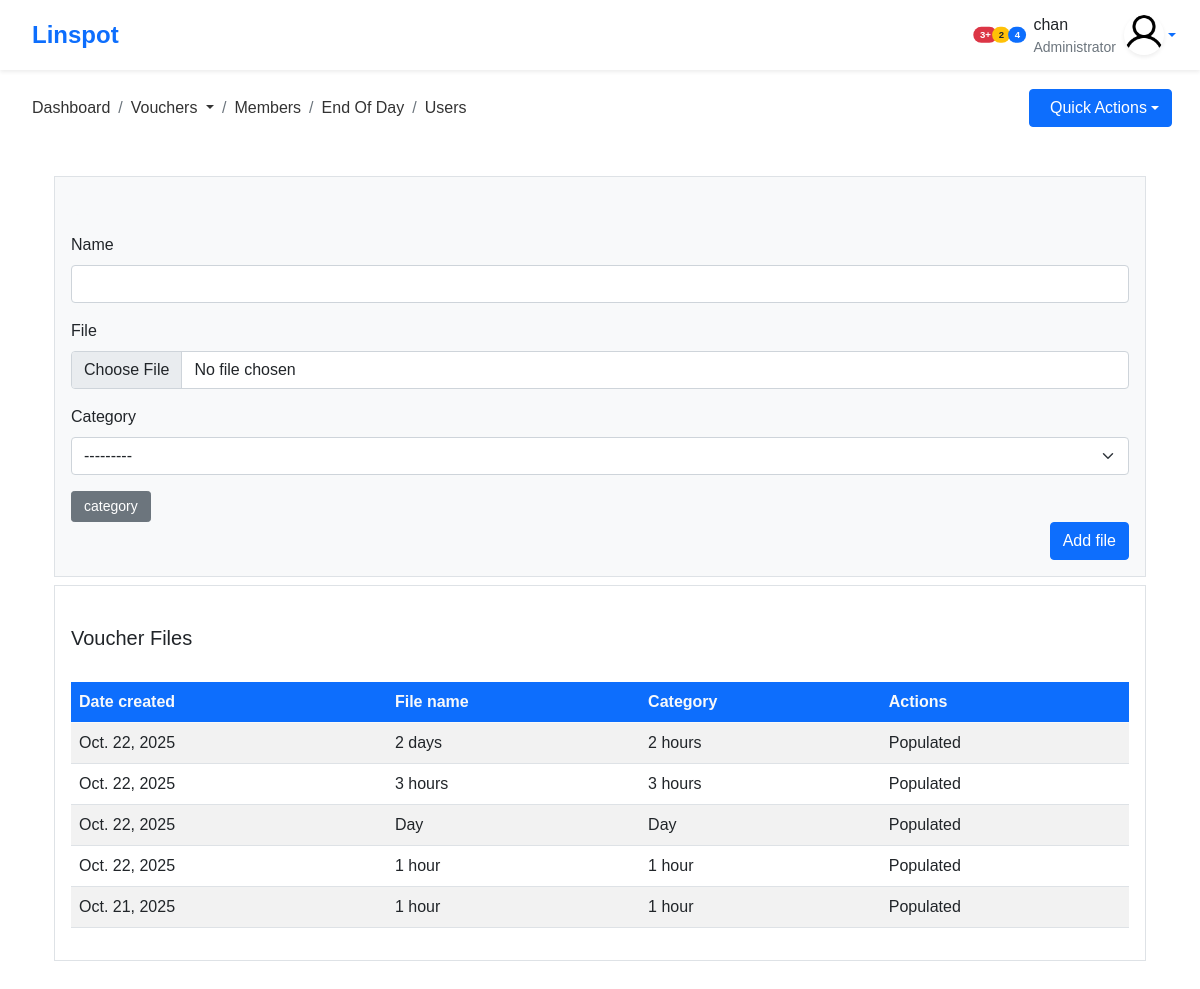
The app's page /vouchers/voucherFiles/ (signed in) with its own data.
### users/models.py (models this page shows, shortened)
class User(AbstractUser):
    username = models.CharField(max_length=32, unique=True)
    image = models.ImageField(upload_to='profiles', default='profiles/user.png')
    position = models.CharField(choices = choices, default='staff', max_length=20)
    USERNAME_FIELD = 'username'
    REQUIRED_FIELDS = []

### vouchers/models.py (models this page shows, shortened)
class VoucherCategory(models.Model):
    name = models.CharField(max_length=50)
    class Meta:
        verbose_name = _("VoucherCategory")
        verbose_name_plural = _("VoucherCategories")
    def __str__(self):
        return self.name

class VoucherFile(models.Model):
    user = models.ForeignKey("users.User", on_delete=models.CASCADE)
    name = models.CharField(max_length=50)
    file = models.FileField(upload_to='vouchers', max_length=100)
    category = models.ForeignKey("vouchers.VoucherCategory", on_delete=models.CASCADE)
    date_created = models.DateField(auto_now_add=True)
    status = models.CharField(max_length=50, default='not populated')
    class Meta:
        ordering = ['-date_created']
        verbose_name = _("VoucherFile")
        verbose_name_plural = _("VoucherFiles")

### vouchers/views.py (the view, shortened to what this page needs)
# urls.py: path("voucherFiles/", views.voucherFiles,  name="voucherFiles"),
@login_required(login_url='/users/login/')
def voucherFiles(request):
    files = VoucherFile.objects.all()
    form = AddVoucherFileForm()
    return render(request, 'vouchers/vouchers.html', {
        'voucherFiles': files,
        'form': form
    })

### vouchers/forms.py
class AddVoucherFileForm(ModelForm):
    class Meta:
        model = VoucherFile
        fields = ('name', 'file', 'category')

### templates/vouchers/vouchers.html (shortened to what this page needs)
{% extends 'base.html' %}
{% load static %}
{% load crispy_forms_filters %}
{% load crispy_forms_tags%}
{% block content %}
<div class="voucher-file">
    <div class="row">
        <div class="col-12 mt-5">
            <div class="content container">
                <div class="add-voucher border p-3 bg-light">
                    <h5 class="mt-2 text-light">Add voucher file</h5>
                    <form method="post" enctype="multipart/form-data" class="mt-2">
                        {{form | crispy}}
                        <div class="add-category">
                            <button class="btn btn-secondary btn-sm d-flex align-items-center" type='button' id="modalBtn">
                                <span class='px-1'>category</span>
                            </button>
                        </div>
                        <div class="d-flex justify-content-end">
                            <button class="btn btn-primary">Add file</button>
                        </div>
                    </form>
                </div>
                <div class="add-voucher border p-3 mt-2">
                    <h5 class='py-4'>Voucher Files</h5>
                    <table class="table table-striped table-hover file-table">
                        <thead class='bg-primary text-light' style="position: sticky; top: 0">
                            <th>Date created</th>
                            <th>File name</th>
                            <th>Category</th>
                            <th>Actions</th>
                        </thead>
                        <tbody>
                            {% for file in voucherFiles %}
                                <tr>
                                    <td>{{file.date_created}}</td>
                                    <td>{{file.name}}</td>
                                    <td>{{file.category}}</td>
                                    <td>
                                        {% if file.status != 'populated' %}
                                            <span><a href="{% url 'vouchers:populateVouchers' file.id %}" style="color:#fff !important" class="btn btn-info">Populate</a></span>
                                        {% else %}
                                            <span>Populated</span>
                                        {% endif %}
                                    </td>
                                </tr>
                            {% endfor %}
                        </tbody>
                    </table>
            </div>
                </div>
        </div>
    </div>
</div>
{% endblock content %}

### templates/base.html (shortened to what this page needs)
{% load static %}
<!DOCTYPE html>
<html lang="en">
<head>
    <link rel="stylesheet" href="https://cdn.jsdelivr.net/npm/boxicons@latest/css/boxicons.min.css">
    <link rel="stylesheet" type="text/css" href="https://cdn.jsdelivr.net/npm/toastify-js/src/toastify.min.css">
    <link href="https://cdnjs.cloudflare.com/ajax/libs/font-awesome/6.4.0/css/all.min.css" rel="stylesheet">
    <link rel="stylesheet" href="{% static 'bootstrap/css/bootstrap.min.css' %}">
    <link rel="stylesheet" href="{% static 'sass/main.css' %}">
    <link rel="stylesheet" href="{% static 'assets/plugins/select2/dist/css/select2.min.css' %}">
</head>
<body id="body-pd">
    <header class="header sticky-top bg-white shadow-sm d-flex align-items-center justify-content-between px-4"
        id="header" style="height: 70px;">
        <div class="d-flex align-items-center">
            <a href="{% url 'dashboard' %}" class="text-decoration-none">
                <div class="d-flex align-items-center">
                    <h4 class="mb-0 fw-bold text-primary">Linspot</h4>
                </div>
            </a>
        </div>
        <div class="d-flex align-items-center">
            <div class="dropdown mx-2">
                <a href="#" class="position-relative text-dark" id="notificationDropdown" data-bs-toggle="dropdown"
                    aria-expanded="false">
                    <span class="position-absolute top-0 start-100 translate-middle badge rounded-pill bg-danger"
                        style="font-size: 0.6rem;">
                        3+
                    </span>
                </a>
            </div>
            <div class="dropdown mx-2">
                <a href="#" class="position-relative text-dark" id="alertsDropdown" data-bs-toggle="dropdown"
                    aria-expanded="false">
                    <span
                        class="position-absolute top-0 start-100 translate-middle badge rounded-pill bg-warning text-dark"
                        style="font-size: 0.6rem;">
                        2
                    </span>
                </a>
            </div>
            <div class="dropdown mx-2">
                <a href="#" class="position-relative text-dark" id="messagesDropdown" data-bs-toggle="dropdown"
                    aria-expanded="false">
                    <span class="position-absolute top-0 start-100 translate-middle badge rounded-pill bg-primary"
                        style="font-size: 0.6rem;">
                        4
                    </span>
                </a>
            </div>
            <div class="dropdown ms-2">
                <a href="#" class="d-flex align-items-center text-decoration-none dropdown-toggle" id="userDropdown"
                    data-bs-toggle="dropdown" aria-expanded="false">
                    <div class="me-2 d-none d-sm-block">
                        <p class="mb-0 fw-semibold text-dark">{{request.user.username}}</p>
                        <p class="mb-0 text-muted small">Administrator</p>
                    </div>
                    <div class="header_img rounded-circle overflow-hidden shadow-sm" style="width: 40px; height: 40px;">
                        <img src="{{request.user.image.url}}" alt="User" class="img-fluid">
                    </div>
                </a>
            </div>
        </div>
    </header>
    <div class="py-4">
        <div class="container-fluid py-3">
            <div class="d-flex justify-content-between align-items-center">
                <div>
                    <nav aria-label="breadcrumb" class="px-0">
                        <ol class="breadcrumb mb-0 py-2">
                            <li class="breadcrumb-item">
                                <a href="{% url 'dashboard' %}" class="text-decoration-none">
                                    Dashboard
                                </a>
                            </li>
                            <li class="breadcrumb-item dropdown">
                                <a class="dropdown-toggle text-decoration-none" href="#" id="voucherDropdown"
                                    role="button" data-bs-toggle="dropdown" aria-expanded="false">
                                    Vouchers
                                </a>
                            </li>
                            <li class="breadcrumb-item">
                                <a href="{% url 'users:users' %}" class="text-decoration-none">Members</a>
                            </li>
                            <li class="breadcrumb-item">
                                <a href="{% url 'finance:end_of_day' %}" class="text-decoration-none">End Of Day</a>
                            </li>
                            <li class="breadcrumb-item">
                                <a href="{% url 'users:users' %}" class="text-decoration-none">Users</a>
                            </li>
                        </ol>
                    </nav>
                </div>
                <div class="d-flex align-items-center">
                    <div class="dropdown">
                        <button class="btn btn-primary dropdown-toggle d-flex align-items-center" type="button"
                            id="quickActionsDropdown" data-bs-toggle="dropdown" aria-expanded="false">
                             Quick Actions
                        </button>
                    </div>
                </div>
            </div>
            {% block content %}{% endblock content %}
        </div>
    </div>
</body>
</html>

### static/sass/main.css (style rules this page uses)
body { font-family: "Montserrat", sans-serif !important; }
:root { --header-height: 3rem; --nav-width: 68px; --first-color: #4723D9; --first-color-light: #AFA5D9; --white-color: #F7F6FB; --body-font: "Nunito", sans-serif; --normal-font-size: 1rem; --z-fixed: 100; }
body { position: relative; margin: var(--header-height) 0 0 0; padding: 0 1rem; font-family: var(--body-font); font-size: var(--normal-font-size); transition: 0.5s; }
a { text-decoration: none; }
.header { width: 100%; height: var(--header-height); position: fixed; top: 0; left: 0; display: flex; align-items: center; justify-content: space-between; padding: 0 1rem; background-color: var(--white-color); z-index: var(--z-fixed); transition: 0.5s; }
.header_img { width: 35px; height: 35px; display: flex; justify-content: center; border-radius: 50%; overflow: hidden; }
.header_img img { width: 40px; }
.breadcrumb { margin-bottom: -43px; }
.breadcrumb a { color: #333 !important; }

### records on screen
User: user.username "chan", user.image (placeholder picture)
VoucherFile: date_created "Oct. 22, 2025", name "2 days", category "2 hours", status "Populated"
VoucherFile: date_created "Oct. 22, 2025", name "3 hours", category "3 hours", status "Populated"
VoucherFile: date_created "Oct. 22, 2025", name "Day", category "Day", status "Populated"
VoucherFile: date_created "Oct. 22, 2025", name "1 hour", category "1 hour", status "Populated"
VoucherFile: date_created "Oct. 21, 2025", name "1 hour", category "1 hour", status "Populated"
